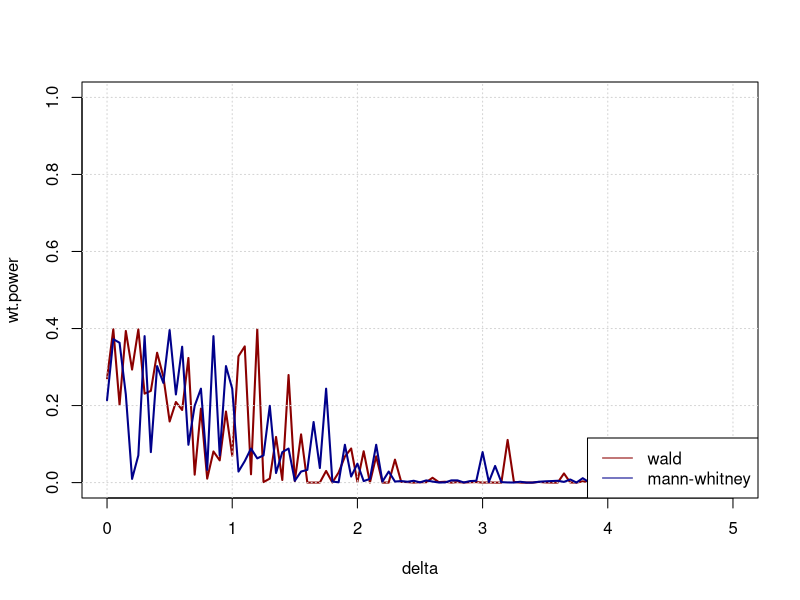

The R script that drew this image:
# `wald.test(y, x, alpha)`
# Performs the Wald Test for H0: mx - my = 0, H1: mx < my
#
# The function requires the arguments (in this order):
#   1) `y`: the ﬁrst sample,
#   2) `x`: the second sample, and,
#   3) `alpha`, the signiﬁcance level of the test.
#
# The function returns a structure containing three ﬁelds:
#   1) `stat`: containing the value of the standardized test statistic,
#   2) `pval`: containing the p–value of the test, and,
#   3) `reject`: TRUE / FALSE corresponding to if the null is rejected at the α conﬁndence level
#
# D = 0
# H0: mx - my = 0
# H1: mx < my (or mx - my < 0)
#
wald.test <- function(y, x, alpha) {
  my <- mean(y)
  mx <- mean(x)

  # stat: wald test statistic
  stat <- (my - mx) / sqrt((var(x)/length(x)) + (var(y)/length(y)))
  # pval of stat
  # This would be qnorm(1 - stat/2) if we were interested in a 2-tailed test
  pval <- dnorm(stat)
  # pval of alpha (e.g. size)
  alpha_stat <- qnorm(1 - alpha)
  # Reject H0 if stat > alpha_pval
  reject <- stat > alpha_stat
  list(stat, pval, reject)
}

# # Test
#
# alpha <- 0.05
# ntests <- 1000
# sample_sizes <- seq(5,300,5)
# reject <- matrix(nrow = ntests, ncol = length(sample_sizes))
# dimnames(reject)[[2]] <- sprintf('sample size = %d', sample_sizes)

# for (s in 1:length(sample_sizes)) {
#   for (n in 1:ntests) {
#     cat('.')
#     x <- 1 + rt(sample_sizes[s], 2.5)
#     y <- 1 + rt(sample_sizes[s], 2.5)
#     test_result <- wald.test(y, x, alpha)
#     reject[n,s] <- test_result[3][[1]]
#   }
#   cat('\n')
# }

# plot(sample_sizes,colMeans(reject*100),t='b',ylim=c(0,10),lwd=2,col='darkblue',ylab='Test Size',xlab='Sample Size')


# `mann.whitney.test(y, x, alpha)`
# Performs the Mann–Whitney Test for H0: mx - my = 0, H1: mx < my
#
# The function requires the arguments (in this order):
#   1) `y`: the first sample;
#   2) `x`: the second sample; and 
#   3) `alpha`: the significance level of the test.
#
# The function returns a structure containing three fields:
#   1) `stat`: containing the value of the standardized test statistic;
#   2) `pval`:, containing the p–value of the test; and,
#   3) `reject`: which is TRUE if the null is rejected at the alpha confindence level (and FALSE otherwise)
#
mann.whitney.test <- function(y, x, alpha) {
  ny <- length(y)
  nx <- length(x)
  pooled <- c(y, x)
  ranks <- rank(pooled)
  ranky <- ranks[1:ny]
  sumranky <- sum(ranky)

  U <- ny*nx + ((ny*(ny+1))/2) - sumranky
  mU <- ny*nx/2
  varU <- ((ny*nx) * (ny+nx+1)) / 12
  sdU <- sqrt(varU)

  stat <- (U - mU) / sdU
  pval <- dnorm(stat)
  # If the alternative is the one-sided hypothesis that the location of
  #   population 1 is higher than that of population 2, the decision rule is
  #   reject H0 when stat < -z(alpha).
  reject <- stat < -(qnorm(1 - alpha))

  list(stat, pval, reject)
}

# # Test

# alpha <- 0.05
# ntests <- 1000
# sample_sizes <- seq(5,300,5)
# reject <- matrix(nrow = ntests, ncol = length(sample_sizes))
# dimnames(reject)[[2]] <- sprintf('sample size = %d', sample_sizes)

# for (s in 1:length(sample_sizes)) {
#   for (n in 1:ntests) {
#     cat('.')
#     x <- 1 + rt(sample_sizes[s], 2.5)
#     y <- 1 + rt(sample_sizes[s], 2.5)
#     test_result <- mann.whitney.test(y, x, alpha)
#     reject[n,s] <- test_result[3][[1]]
#   }
#   cat('\n')
# }

# plot(sample_sizes,colMeans(reject*100),t='b',ylim=c(0,10),lwd=2,col='darkblue',ylab='Test Size',xlab='Sample Size')

# `mc.test.size(test, alpha, S, N)`
#
# The function requires the arguments (in this order):
#   1) `test`: the function performing the test;
#   2) `alpha`: the significance level of the test;
#   3) `S`: the number of simulations;
#   4) `N`: an m × 2 matrix with elements ni1 and ni2 denoting the sample sizes of the first and second sample.
#
# For each row of N, the function computes the size of the test by performing
# a monte carlo experiment. In each replication of the monte carlo experiment
# the function simulates population one and two from a t distribution with 2.1
# degrees of freedom. The sizes of the populations are ni1 and ni2.
#
# The function returns a vector of size m containg the monte carlo estimate of the test size.
# (The i–th element of the vector contains the size corresponding to row i of the N matrix)
#
# REVIEW: WHERE DO WE NEED S?
mc.test.size <- function(test, alpha, S, N) {
  m <- nrow(N)
  ni1 <- N[,1]
  ni2 <- N[,2]
  test_sizes <- rep(0, m)

  for (row in 1:m) {
    cat('.')
    test_sizes_for_row <- rep(0, S)
    for (sim in 1:S) {
      first_sample_size <- ni1[row]
      second_sample_size <- ni2[row]
      # REVIEW: SHOULD THIS BE 1 + ...?
      first_sample <- rt(first_sample_size, 2.1)
      second_sample <- rt(second_sample_size, 2.1)
      test_results <- test(first_sample, second_sample, alpha)
      test_sizes_for_row[sim] <- test_results[2][[1]]
    }
    test_sizes[row] <- mean(test_sizes_for_row)
    cat('\n')
  }

  test_sizes
}

# N <- matrix(c(4,5,6,7,8,9,10,11,20,21,500,520), 6, 2)
# (wt.size <- mc.test.size(wald.test, 0.1, 20000, N))
# (mwt.size <- mc.test.size(mann.whitney.test, 0.1, 20000, N))

# # FIXME: This should be ylim=c(0,0.20) so something is wrong
# plot(wt.size, t='l', col='darkred', lwd=2, ylim=c(0,0.30))
# grid()
# lines(mwt.size, t='l', col='darkblue', lwd=2 )
# lines(rep(0.1, nrow(N)), col='black', lwd=1 )
# legend("topright", c('wald','mann-whitney'), col=c('darkred','darkblue'), lty=1)

# `mc.test.power(test, alpha, S, N, delta)`
#
# The function requires the arguments (in this order):
#   1) `test`: the function performing the test; 
#   2) `alpha`: the significance level of the test;
#   3) `S`: the number of simulations;
#   4) `N`: a vector of size two containing the sample sizes of the first and second sample;
#   5) `delta`: a vector containing a sequence of mean values for the first sample.
#
# For each element of delta, the function computes the power of the test by
#   performing a monte carlo experiment. In each replication of the monte carlo
#   experiment the function simulates population one and two from a t
#   distribution with 2.1 degrees of freedom. Sample 1 has mean of delta[i] and a size
#   of N1 while sample 2 has mean zero and a size of N2.
#
# The function returns a vector of size m containg the monte carlo estimate of
#   the power of the test. (The i–th element of the vector contains the power
#   corresponding to i–th element of delta)
#
mc.test.power <- function(test, alpha, S, N, delta) {
  first_sample_size <- N[1]
  second_sample_size <- N[2]
  powers <- rep(0, length(delta))

  for (first_sample_mean_index in 1:length(delta)) {
    first_sample <- delta[first_sample_mean_index] + rt(first_sample_size, 2.1)
    second_sample <- 0 + rt(second_sample_size, 2.1)
    test_results <- test(first_sample, second_sample, alpha)
    powers[first_sample_mean_index] <- test_results[2][[1]]
  }

  powers
}

delta <- seq(0.0,5,0.05)
(wt.power <- mc.test.power(wald.test, 0.10, 20000, c(10,13), delta))
(mwt.power <- mc.test.power(mann.whitney.test, 0.10, 20000 , c(10,13), delta))
plot(delta, wt.power, t='l', col='darkred', lwd=2 , ylim=c(0,1))
grid()
lines(delta, mwt.power, t='l', col='darkblue', lwd=2)

legend("bottomright", c('wald','mann-whitney') , col=c('darkred','darkblue'), lty=1)
